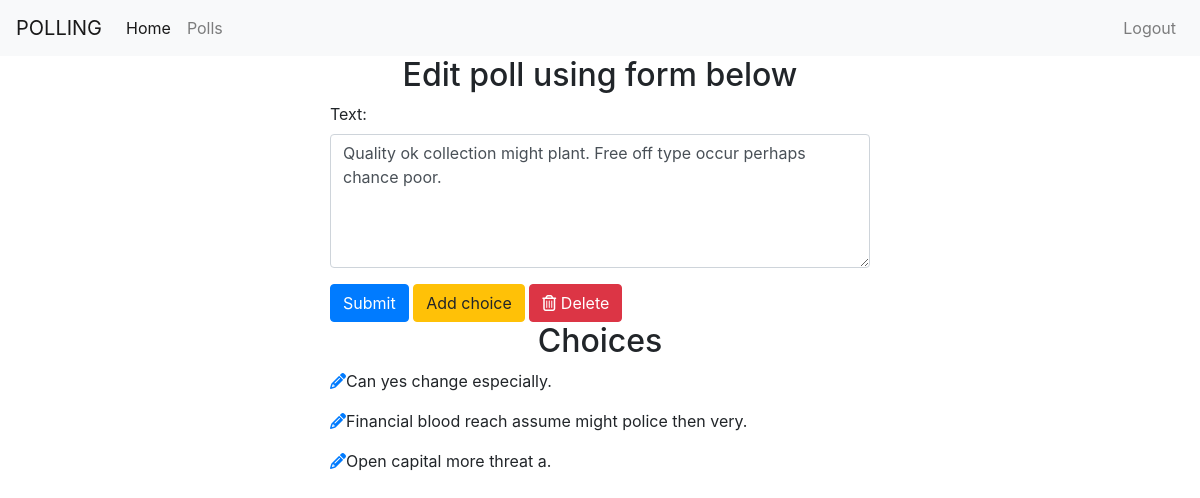
/polls/edit/142 (signed in), run on the app's committed database.
### polls/models.py (models this page shows, shortened)
class Poll(models.Model):
    owner=models.ForeignKey(User,on_delete=models.CASCADE,null=True)
    text=models.CharField(max_length=255)
    pub_date=models.DateField()

class Choice(models.Model):
    poll=models.ForeignKey(Poll,on_delete=models.CASCADE)
    choice_text=models.CharField(max_length=255)

### polls/views.py (the view)
# urls.py: path('edit/<int:poll_id>',views.edit_poll,name="edit_poll"),
@login_required
def edit_poll(request,poll_id):
    poll=get_object_or_404(Poll,id=poll_id)
    if request.user != poll.owner:
        return redirect('/')
    if request.method=='POST':
        form=EditPollForm(request.POST,instance=poll)
        if form.is_valid():
            form.save()
            messages.success(request,"Poll edited successfully!!",extra_tags="alert alert-warning alert-dismissible fade show")
            return redirect('polls:list')
    else:
        form=EditPollForm(instance=poll)
    return render(request,'polls/edit_poll.html',{'form':form,'poll':poll})

### polls/forms.py
class EditPollForm(forms.ModelForm):
    class Meta:
        model=models.Poll
        fields=['text']
        widgets = {
            'text': forms.Textarea(attrs={'class':'form-control','cols': 73, 'rows': 5})
        }

### templates/polls/edit_poll.html (shortened to what this page needs)
{% extends 'base.html' %}
{% block content %}
    <div class="container">
            <h2 class="text-center">Edit poll using form below </h2>
        <div class="row">
            <div class="col-md-6 offset-md-3">
            <form method='post',action=''>
                {% for field in form %}
                    <div class="form-group">
                        {{ field.label_tag}}
                        {{ field }}
                    </div>
                {% endfor %}
                <button type="submit" class="btn btn-primary">Submit</button>
                <a class="btn btn-warning" href="{% url 'polls:add_choice' poll.id  %}" >Add choice</a>
                <a type="button" href="{% url 'polls:delete_poll' poll.id %}" value="delete" class="btn btn-danger"><i class="far fa-trash-alt"></i> Delete</a>
            </form>
            <h2 class="text-center"> Choices </h2>
            {% for choice in poll.choice_set.all %}
            <p><a href="{% url 'polls:edit_choice' choice.id %}" ><i class="fas fa-pencil-alt"></i></a>{{choice.choice_text}}</p>
            {% endfor %}
            </div>
        </div>
    </div>
{% endblock %}

### data on the page
Poll: form "Quality ok collection might plant. Free off type occur perhaps chance poor."
Choice: choice_text "Can yes change especially."
Choice: choice_text "Financial blood reach assume might police then very."
Choice: choice_text "Open capital more threat a."

### other printed values
{{ field.label_tag }} "Text:"
